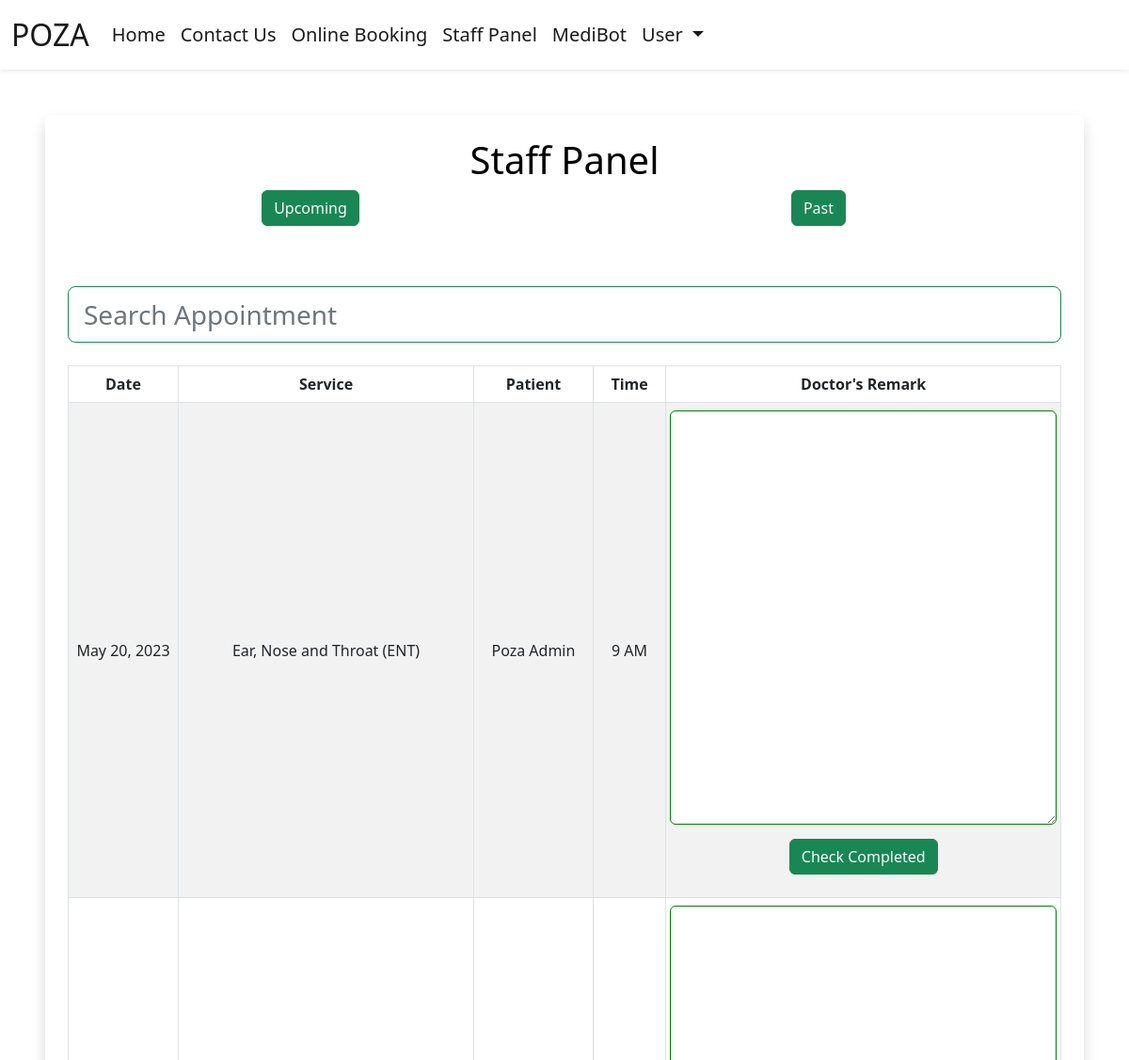
The app's page /staff-panel/ (signed in, upper part), older data.
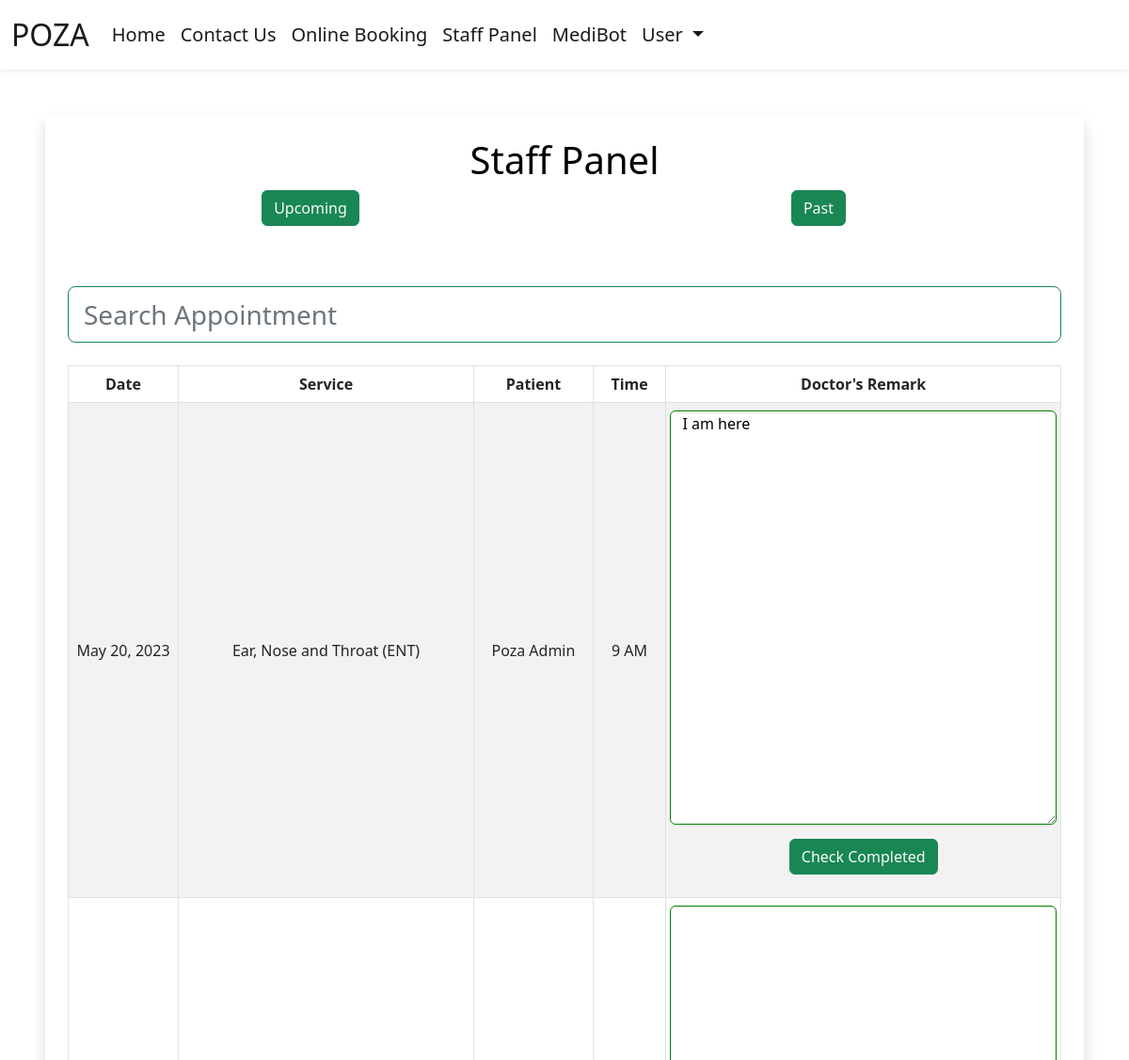
The same page, newer data.
### booking/models.py (models this page shows, shortened)
class Appointment(models.Model):
    uuid = models.ForeignKey(Persona, on_delete=models.CASCADE)
    app_id = models.BigAutoField(primary_key=True,)
    service = models.CharField(max_length=50, choices=SERVICE_CHOICES, default="Physician / Internal Medicine")
    day = models.DateField(default=datetime.now)
    time = models.CharField(max_length=10, choices=TIME_CHOICES)
    time_ordered = models.DateTimeField(default=datetime.now, blank=True)
    assigned_doctor = models.CharField(max_length=30, editable=False)
    price = models.PositiveIntegerField()
    note = models.TextField(default="")
    completed = models.BooleanField(default=False)

class Persona(AbstractUser, PermissionsMixin):
    uuid = models.UUIDField(primary_key=True, auto_created=True, default=uuid.uuid4)
    username = None
    name = models.CharField(max_length=50, null=False)
    email = models.EmailField(max_length=255, unique=True, validators=[EmailValidator(message="Please enter a valid email address in the format"), RegexValidator(regex='^name@name.name', inverse_match=True, message="Please provide a valid email address.")])
    birth_date = models.DateField(null=False, validators=[at_least_age_18])
    gender = models.CharField(choices=GENDER_CHOICES, default="Prefer Not To Say", max_length=20)
    phone_no = models.IntegerField(null=False)
    account_type = models.CharField(max_length=10, choices=ACCOUNT_CHOICES, default='PATIENT')
    kin_name = models.CharField(max_length=50, help_text="*Optional", null=True, blank=True)
    kin_contact = models.IntegerField(help_text="*Optional", null=True, blank=True)
    password = models.CharField(max_length=30, validators=[MinLengthValidator(limit_value=8, message="Please ensure the password is at least 8 characters"), RegexValidator(regex='^password', inverse_match=True, message="Please use a different password")], default="password")
    is_superuser = models.BooleanField(default=False)
    is_active = models.BooleanField(default=True)
    last_update = models.DateTimeField(_('last updated'), auto_now=True)
    last_logged = models.DateTimeField(default=datetime.now)
    objects = PersonaManager()
    USERNAME_FIELD = 'email'
    REQUIRED_FIELDS = ['password']

### booking/views.py (the view, shortened to what this page needs)
# urls.py: path('staff-panel/', views.staffPanel, name='staffPanel'),
def staffPanel(request, **extra_fields):
    user = request.user
    today = datetime.today()
    foo = extra_fields.get('foo', None)
    if foo == "past":
        minDate = (today - timedelta(days=30)).strftime('%Y-%m-%d')
        maxDate = (today - timedelta(days=1)).strftime('%Y-%m-%d')
    else:
        minDate = today.strftime('%Y-%m-%d')
        maxDate = (today + timedelta(days=21)).strftime('%Y-%m-%d')
    items = Appointment.objects.filter(day__range=[minDate, maxDate]).order_by('day', 'time')
    return render(request, 'staffPanel.html', {
        'items':items,
        "user": user,
        "name": user.name,
    })

### booking/templates/staffPanel.html (shortened to what this page needs)
{% extends 'layout.html' %}
{% load static %}
{% block body %}
{% if user.is_authenticated and user.account_type != "PATIENT" %}
<div class="shadow p-4 mb-5 bg-body bg-body rounded text-black  m-5 ">
  <div class="row text-center">
    <h1 class="">Staff Panel</h1>
  <div class="col">
    <form action='{% url "staffPanel" foo="upcoming"%}' class="form-inline">
      <button type="submit" class="btn btn-success text-light mx-1" id="upcoming">Upcoming</button>
    </form>
  </div>
  <div class="col">
    <form action='{% url "staffPanel" foo="past"%}' class="form-inline">
      <button type="submit" class="btn btn-success text-light mx-1" id="past">Past</button>
    </form>
  </div>
</div>
    <br>
    <br>
    <input class="form-control form-control-lg fs-3 border border-success" id="myInput" type="text" placeholder="Search Appointment">
    <br>
    <div class="table-responsive">
      <table class="table align-middle table-bordered table-striped table-hover mx-auto">
          <thead>
            <tr>
              <th class="text-center" scope="col">Date</th>
              <th class="text-center" scope="col">Service</th>
              <th class="text-center" scope="col">Patient</th>
              <th class="text-center" scope="col">Time</th>
              <th class="text-center" scope="col">Doctor's Remark</th>
            </tr>
          </thead>
          <tbody id="myTable">
              {% for item in items %}
              {% if user.name == item.assigned_doctor or user.account_type == "ADMIN"%}
              <tr>
                <td class="text-center">{{item.day}}</td>
                <td class="text-center">{{item.service}}</td>
                <td class="text-center">{{item.uuid.name}}</td>
                <td class="text-center">{{item.time}}</td>
                <td class="text-center">
                  <form action='{% url "staffPanel" app_id=item.app_id%}', method="post", class="me-2 ms-2">
                    <div class="row">
                        {% if not item.completed %}
                        <textarea type="text" name="note" id="note" style="height: 150px; border-color:green", placeholder,="Enter any comments, notes or remarks for the patient here...", class="rounded">{{item.note}}</textarea>
                        {% else %}
                        <textarea readonly="True" type="text" name="note" id="note" style="height: 150px; border-color:red;" class="rounded" placeholder="Enter any comments, notes or remarks for the patient here...">{{item.note}}</textarea>
                        {% endif %}
                      <div class="col">
                        {%if not item.completed %}
                        <button type="submit" class="btn btn-success  text-light" id="complete" style="margin-top: 15;" name="button_id" value="complete">Check Completed</button>
                        {% else %}
                        <button type="submit" class="btn btn-danger  text-light" id="incomplete" name="button_id" value="undo" style="margin-top: 15;">Check Undone</button>
                        {% endif %}
                      </div>
                    </div>
                  </form>
                </td>
              </tr>
                {% endif %}
                {% endfor %}
            </tbody>
          </table>
        </div>
      </div>
  {% else %}
<div class="shadow p-4 mb-5 bg-body bg-body rounded text-black  m-5 alert alert-danger" role="alert">
  <p>This page is only accessible to staff!</p>
  <a href="{% url 'login' %}" class="btn btn-primary text-white">Sign in</a>
</div>
  {% endif %}
  {% endblock %}

### booking/templates/layout.html (shortened to what this page needs)
{% load static %}
<!DOCTYPE html>
<html lang="en">
  <head>
    <link href="https://cdn.jsdelivr.net/npm/bootstrap@5.2.1/dist/css/bootstrap.min.css" rel="stylesheet">
    <link rel="stylesheet" href="https://cdnjs.cloudflare.com/ajax/libs/font-awesome/6.4.0/css/all.min.css" />
  </head>
  <body>
    <header>
        <nav class="navbar bg-white navbar-white navbar-expand-lg shadow-sm">
            <div class="container-fluid">
                <a class="navbar-brand  cHover cGreen fs-2" href="{% url 'index' %}">
                    POZA
                </a>
                <div class="collapse navbar-collapse" id="navbarSupportedContent">
                    <ul class="navbar-nav mb-2 mb-lg-0  fs-5">
                        <li class="nav-item">
                            <a class="nav-link active cHover" aria-current="page" href="{% url 'index' %}">Home</a>
                        </li>
                        <li class="nav-item">
                            <a class="nav-link active cHover" href="#contact">Contact Us</a>
                        </li>
                        <li class="nav-item">
                            <a class="nav-link active cHover" href="{% url 'booking' %}">Online Booking</a>
                        </li>
                        {% if user.is_authenticated %}
                        <li class="nav-item">
                            <a class="nav-link active cHover" href="{% url 'staffPanel' %}">Staff Panel</a>
                        </li>
                        <li class="nav-item">
                            <a class="nav-link active cHover" href="{% url 'chat' %}">MediBot</a>
                        </li>
                        <li class="nav-item dropdown me-3 fs-5">
                            <a class="nav-link active dropdown-toggle cHover" href="#" role="button" data-bs-toggle="dropdown" aria-expanded="false">
                              User
                            </a>
                        </li>
                          {% endif %}
                    </ul>
                </div>
            </div>
        </nav>
    </header>
    {% block body %}
    {% endblock %}
  </body>
</html>

### booking/templates/staffPanel.html (style rules this page uses)
#note { width: 100%; box-sizing: border-box; height: 100%; min-height: 440; }

Row changes from the older to the newer data that the page shows:
changed Appointment "Ear, Nose and Throat (ENT)": note (not shown) → "I am here"
